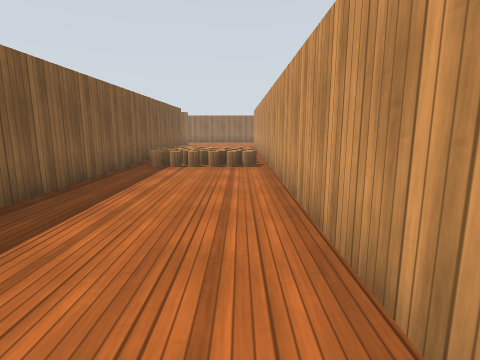
[1] (above)

24 first-person views from a walk through a robot-simulator world made for Gazebo. The camera is 1.2 m above the floor, tilts 10° down and sees 80° across. The floor is counted in squares, 1 m on a side. Each view is taken from the middle of a square. On the plan, view 1 faces up. The plan holds only what a view shows up to about 12 squares ahead; the rest is blank. Gazebo's built-in surfaces are drawn with simple patterns. Simple shapes stand in for some stock models.

[2]
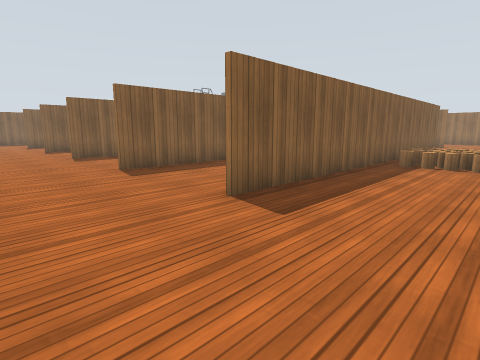

[3]
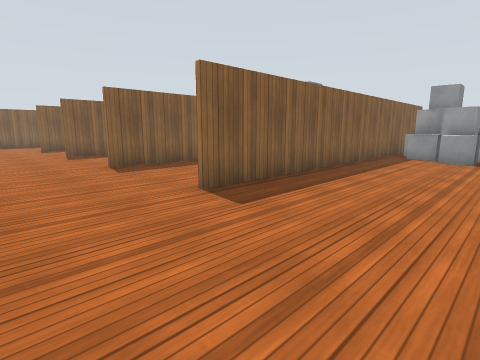

[4]
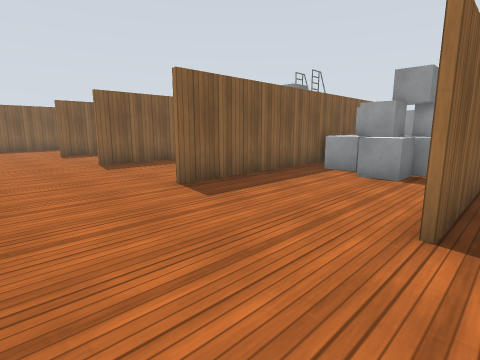

[5]
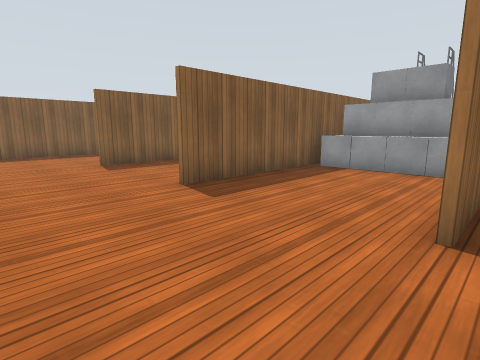

[6]
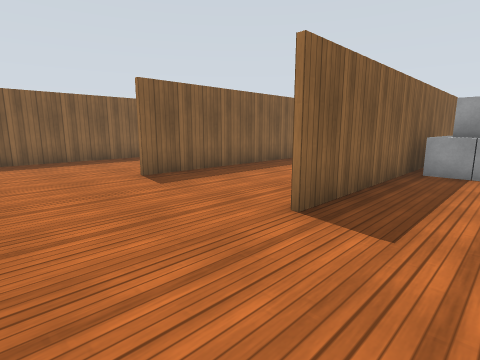

[7]
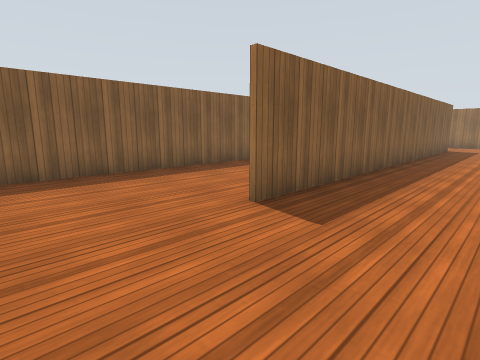

[8]
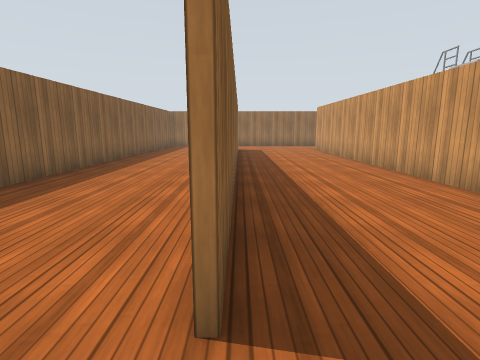

[9]
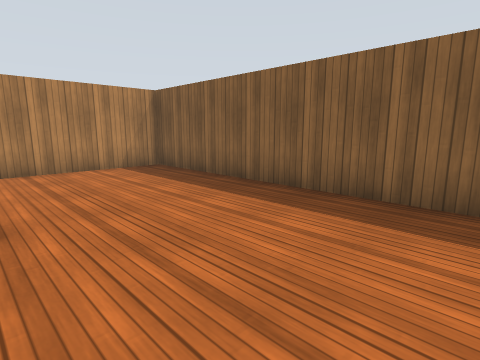

[10]
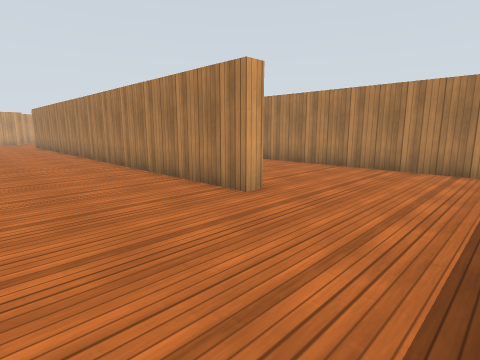

[11]
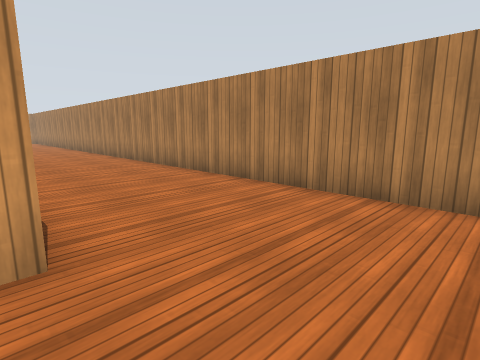

[12]
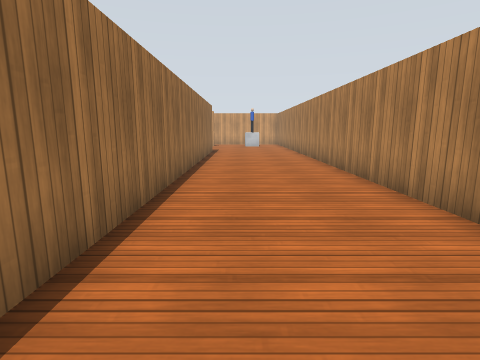

[13]
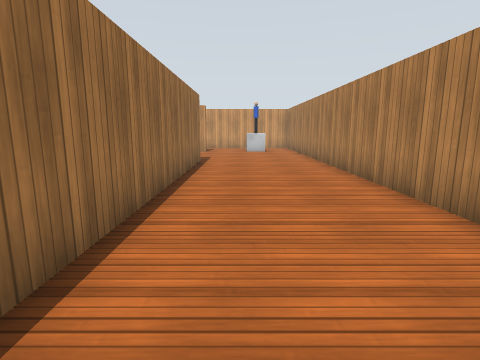

[14]
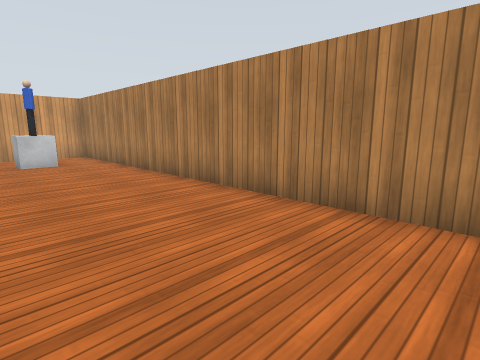

[15]
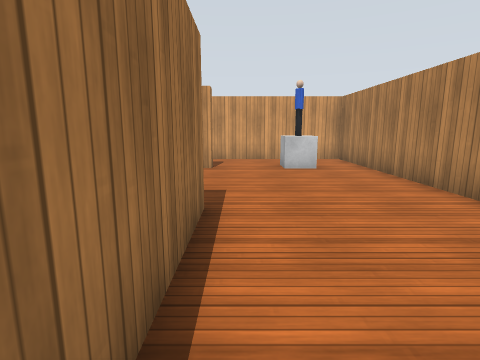

[16]
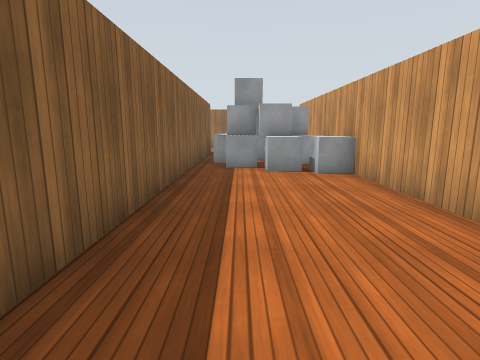

[17]
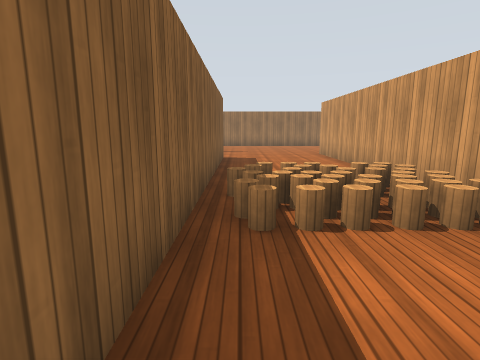

[18]
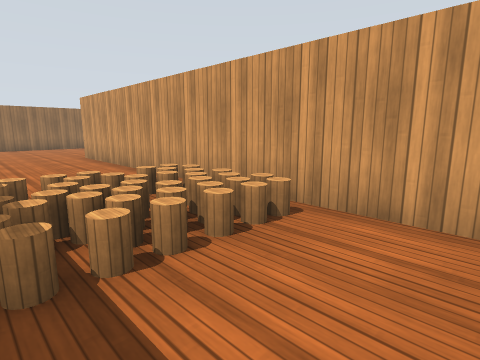

[19]
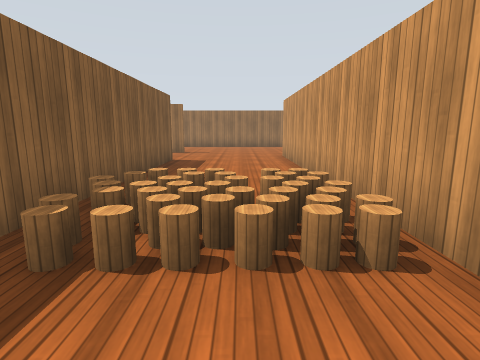

[20]
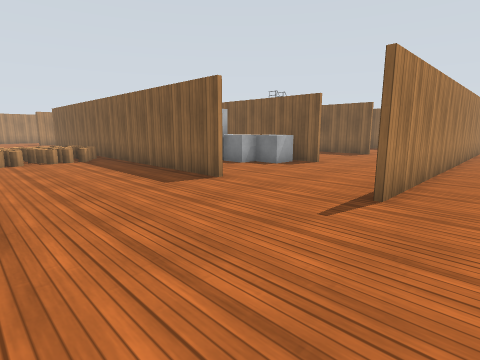

[21]
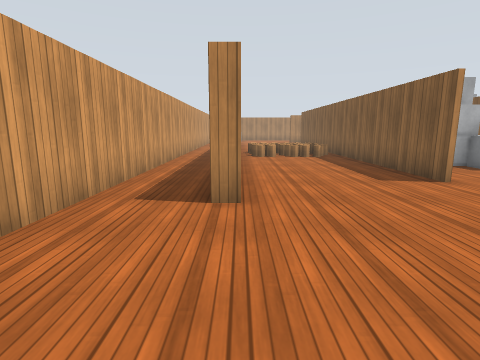

[22]
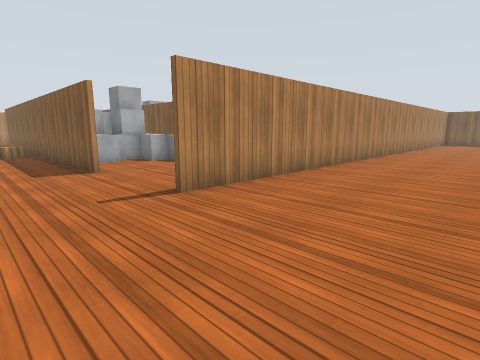

[23]
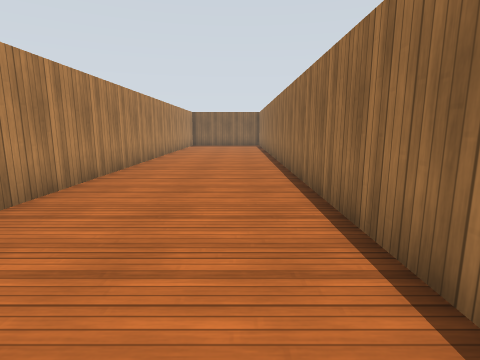

[24]
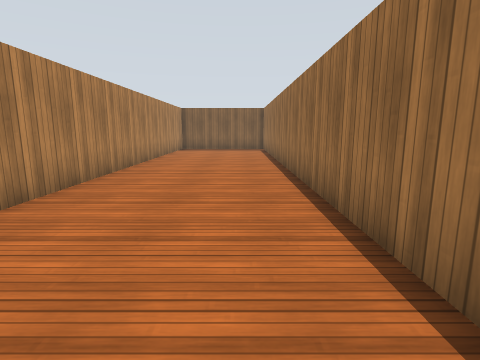

### Floor plan
Points are (right, up) in squares from view 1. A wall is a line through its corners. A room is listed if a view was taken in it or the views show most of it. See-through windows are left out.
Room 1 (views 1, 2, 3, 4, 5, 6, 7, 8, 9, 10, 11, 12, 13, 14, 15, 16, 17, 18, 19, 20, 21, 22, 23, 24)
walls: (-13.4, 8.5) (-13.4, 2.5); (-8.6, 14.4) (-8.6, 11.4); (-8.6, 7.5) (-8.6, 2.5); (-18.4, 10.4) (-18.4, 13.3); (-18.3, 8.5) (-18.3, 2.5); (-18.3, 13.9) (-18.3, 10.4); (-18.4, 6.3) (-18.4, 8.5); (-8.6, 18.6) (-8.6, 16.1); (-3.9, 6.5) (-3.9, 15.3); (-3.7, 18.6) (-3.7, 2.5); (-23.1, 13.3) (-23.1, 2.4); (-22.2, 22.4) (-3.9, 22.4); (-3.6, -2.4) (-18.4, -2.4); (3.7, 12.9) (3.7, 22); (-28.1, 13.4) (-28.1, -7.1) (3.7, -7.1) (3.7, -1.9); (1, 1) (1, 20.4) (1.5, 20.4); (-7.5, 27.5) (-22.2, 27.5); (-23.2, -2.5) (-23.2, -2) (-13.6, -2); (1.5, -2.1) (0.9, -2.1)
objects: other object (-17, 8); other object (-16, 8); other object (-15, 8); other object (-14, 8); other object (-13, 9) to (-12, 9); other object (-12, 7); other object (-12, 8) to (-11, 8); other object (-12, 10); other object (-12, 13) to (-11, 14); other object (-11, 7) to (-10, 7); other object (-11, 9) to (-10, 9); other object (-11, 10) to (-10, 10); other object (-11, 11) to (-11, 12); other object (-10, 8) to (-9, 8); other object (-8, 14) to (-7, 15); other object (-8, 17) to (-7, 17); other object (-7, 12) to (-6, 13); other object (-7, 15) to (-6, 15); other object (-7, 16); other object (-6, 11) to (-5, 12); other object (-6, 13) to (-5, 14); other object (-5, 15) to (-5, 16); other object (-4, 11); other object (-4, 14); wooden cylinder (-3, 10); wooden cylinder (-3, 11); wooden cylinder (-3, 12); wooden cylinder (-2, 10); wooden cylinder (-2, 11); wooden cylinder (-2, 12); wooden cylinder (-1, 10); wooden cylinder (-1, 11); wooden cylinder (-1, 12); wooden cylinder (0, 10); wooden cylinder (0, 11); other object (0, 12); person (1, -5) to (2, -5)

Where each view was taken, in squares from view 1:
view 1: 0 up, 0 right, facing up
view 2: 1 down, 0 right, facing up-left
view 3: 1 down, 4 left, facing up-left
view 4: 1 down, 8 left, facing up-left
view 5: 1 down, 13 left, facing up-left
view 6: 1 down, 16 left, facing up-left
view 7: 1 down, 20 left, facing up-left
view 8: 1 up, 23 left, facing up
view 9: 2 up, 23 left, facing down-left
view 10: 2 up, 27 left, facing down-right
view 11: 2 down, 26 left, facing down-right
view 12: 4 down, 20 left, facing right
view 13: 4 down, 15 left, facing right
view 14: 3 down, 10 left, facing down-right
view 15: 3 down, 8 left, facing right
view 16: 3 up, 7 left, facing up
view 17: 6 up, 3 left, facing up
view 18: 7 up, 3 left, facing up-right
view 19: 7 up, 1 left, facing up
view 20: 24 up, 1 right, facing down-left
view 21: 25 up, 1 right, facing down
view 22: 27 up, 1 left, facing down-left
view 23: 26 up, 6 left, facing left
view 24: 26 up, 10 left, facing left
